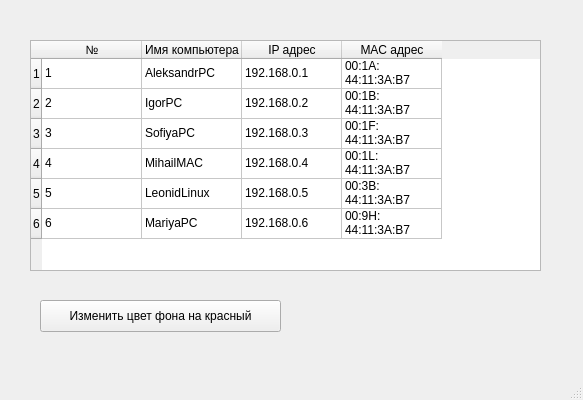
<?xml version="1.0" encoding="UTF-8"?>
<ui version="4.0">
 <class>MainWindow</class>
 <widget class="QMainWindow" name="MainWindow">
  <property name="geometry">
   <rect>
    <x>0</x>
    <y>0</y>
    <width>583</width>
    <height>400</height>
   </rect>
  </property>
  <property name="windowTitle">
   <string>MainWindow</string>
  </property>
  <widget class="QWidget" name="centralwidget">
   <widget class="QTableWidget" name="tableWidget">
    <property name="geometry">
     <rect>
      <x>30</x>
      <y>40</y>
      <width>511</width>
      <height>231</height>
     </rect>
    </property>
    <row>
     <property name="text">
      <string>1</string>
     </property>
    </row>
    <row>
     <property name="text">
      <string>2</string>
     </property>
    </row>
    <row>
     <property name="text">
      <string>3</string>
     </property>
    </row>
    <row>
     <property name="text">
      <string>4</string>
     </property>
    </row>
    <row>
     <property name="text">
      <string>5</string>
     </property>
    </row>
    <row>
     <property name="text">
      <string>6</string>
     </property>
    </row>
    <column>
     <property name="text">
      <string>№</string>
     </property>
    </column>
    <column>
     <property name="text">
      <string>Имя компьютера</string>
     </property>
    </column>
    <column>
     <property name="text">
      <string>IP адрес</string>
     </property>
    </column>
    <column>
     <property name="text">
      <string>MAC адрес</string>
     </property>
    </column>
    <item row="0" column="0">
     <property name="text">
      <string>1</string>
     </property>
    </item>
    <item row="0" column="1">
     <property name="text">
      <string>AleksandrPC</string>
     </property>
    </item>
    <item row="0" column="2">
     <property name="text">
      <string>192.168.0.1</string>
     </property>
    </item>
    <item row="0" column="3">
     <property name="text">
      <string>00:1A:44:11:3A:B7</string>
     </property>
    </item>
    <item row="1" column="0">
     <property name="text">
      <string>2</string>
     </property>
    </item>
    <item row="1" column="1">
     <property name="text">
      <string>IgorPC</string>
     </property>
    </item>
    <item row="1" column="2">
     <property name="text">
      <string>192.168.0.2</string>
     </property>
    </item>
    <item row="1" column="3">
     <property name="text">
      <string>00:1B:44:11:3A:B7</string>
     </property>
    </item>
    <item row="2" column="0">
     <property name="text">
      <string>3</string>
     </property>
    </item>
    <item row="2" column="1">
     <property name="text">
      <string>SofiyaPC</string>
     </property>
    </item>
    <item row="2" column="2">
     <property name="text">
      <string>192.168.0.3</string>
     </property>
    </item>
    <item row="2" column="3">
     <property name="text">
      <string>00:1F:44:11:3A:B7</string>
     </property>
    </item>
    <item row="3" column="0">
     <property name="text">
      <string>4</string>
     </property>
    </item>
    <item row="3" column="1">
     <property name="text">
      <string>MihailMAC</string>
     </property>
    </item>
    <item row="3" column="2">
     <property name="text">
      <string>192.168.0.4</string>
     </property>
    </item>
    <item row="3" column="3">
     <property name="text">
      <string>00:1L:44:11:3A:B7</string>
     </property>
    </item>
    <item row="4" column="0">
     <property name="text">
      <string>5</string>
     </property>
    </item>
    <item row="4" column="1">
     <property name="text">
      <string>LeonidLinux</string>
     </property>
    </item>
    <item row="4" column="2">
     <property name="text">
      <string>192.168.0.5</string>
     </property>
    </item>
    <item row="4" column="3">
     <property name="text">
      <string>00:3B:44:11:3A:B7</string>
     </property>
    </item>
    <item row="5" column="0">
     <property name="text">
      <string>6</string>
     </property>
    </item>
    <item row="5" column="1">
     <property name="text">
      <string>MariyaPC</string>
     </property>
    </item>
    <item row="5" column="2">
     <property name="text">
      <string>192.168.0.6</string>
     </property>
    </item>
    <item row="5" column="3">
     <property name="text">
      <string>00:9H:44:11:3A:B7</string>
     </property>
    </item>
   </widget>
   <widget class="QPushButton" name="pushButton">
    <property name="geometry">
     <rect>
      <x>40</x>
      <y>300</y>
      <width>241</width>
      <height>32</height>
     </rect>
    </property>
    <property name="text">
     <string>Изменить цвет фона на красный</string>
    </property>
   </widget>
  </widget>
  <widget class="QMenuBar" name="menubar">
   <property name="geometry">
    <rect>
     <x>0</x>
     <y>0</y>
     <width>583</width>
     <height>22</height>
    </rect>
   </property>
  </widget>
  <widget class="QStatusBar" name="statusbar"/>
 </widget>
 <resources/>
 <connections/>
</ui>
